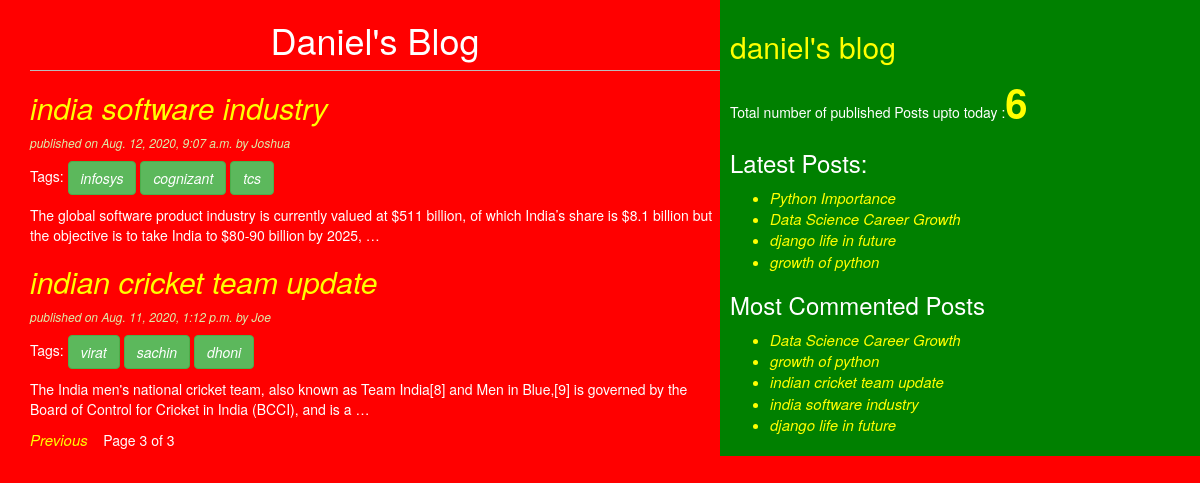
/?page=3, run on the app's committed database.
### testapp/models.py (models this page shows, shortened)
class Post(models.Model):
    STATUS_CHOICE=(('draft','Draft'),('published','Published'))
    title=models.CharField(max_length=256)
    slug=models.SlugField(max_length=256,unique_for_date='publish')
    author=models.ForeignKey(User,related_name='blog_posts',on_delete=models.CASCADE)
    body=models.TextField()
    publish=models.DateTimeField(default=timezone.now)
    created=models.DateTimeField(auto_now_add=True)
    updated=models.DateTimeField(auto_now=True)
    status=models.CharField(max_length=10,choices=STATUS_CHOICE,default='draft')
    objects=CustomManager()
    tags=TaggableManager()
    class Meta:
        ordering=('-publish',)
    def get_absolute_url(self):
        return reverse('post_detail',args=[self.publish.year,self.publish.strftime('%m'),self.publish.strftime('%d'),self.slug])

### testapp/views.py (the view)
# urls.py: path('', views.post_list_view),
def post_list_view(request,tag_slug=None):
    post_list=Post.objects.all()
    tag=None
    if tag_slug:
        tag=get_object_or_404(Tag,slug=tag_slug)
        post_list=post_list.filter(tags__in=[tag])
    paginator=Paginator(post_list,2)
    page_number=request.GET.get('page')
    try:
        post_list=paginator.page(page_number)
    except PageNotAnInteger:
        post_list=paginator.page(1)
    except EmptyPage:
        post_list=paginator.page(paginator.num_pages)
    return render(request,'testapp/post_list.html',{'post_list':post_list,'tag':tag})

### testapp/models.py (called while the page is built)
    def get_queryset(self):
        return super().get_queryset().filter(status='published')

### testapp/templatetags/blog_tags.py (called while the page is built)
@register.simple_tag
def total_posts():
    return Post.objects.count()

@register.inclusion_tag('testapp/latest_posts123.html')
def show_latest_posts(count=3):
    latest_posts=Post.objects.order_by('-publish')[:count]
    return {'latest_posts':latest_posts}

@register.simple_tag
def get_most_commented_posts(count=5):
    return Post.objects.annotate(total_comments=Count('comments')).order_by('-total_comments')[:count]

### templates/testapp/post_list.html (shortened to what this page needs)
<!DOCTYPE html>
{%extends 'testapp/base.html'%}
{%block content%}
  <h1>Daniel's Blog</h1>
  {%for post in post_list%}
    <a href="{{post.get_absolute_url}}"><h2>{{post.title}}</h2></a>
    <p id='date'>published on {{post.publish}} by {{post.author|title}}</p>
    <p>Tags:
      {%for tag in post.tags.all%}
        <a href="{%url 'post_list_by_tag_name' tag.slug%}" class="btn btn-success">{{tag.name}}</a>
      {%endfor%}
    </p>
    {{post.body|truncatewords:30|linebreaks}}
  {%endfor%}
  {%include 'testapp/pagination.html' with page=post_list%}
{%endblock%}

### templates/testapp/base.html (shortened to what this page needs)
<!DOCTYPE html>
{%load blog_tags%}
{%load static%}
<html lang="en" dir="ltr">
  <head>
    <link rel="stylesheet" href="https://stackpath.bootstrapcdn.com/bootstrap/3.4.1/css/bootstrap.min.css">
    <link rel="stylesheet" href="{% static "css/blog.css" %}">
  </head>
  <body>
    <div class="content">
      {%block content%}{%endblock%}
    </div>
    <div class="sidebar">
      <h2>daniel's blog</h2>
      <p>Total number of published Posts upto today :<span id='pcount'>{%total_posts%}</span> </p>
      <h3>Latest Posts:</h3><span id='updates'>{%show_latest_posts 4%}</span>
      <h3>Most Commented Posts</h3>
      {%get_most_commented_posts as most_commented_posts%}
      <ul>
        {%for post in most_commented_posts%}
        <li> <a href="{{post.get_absolute_url}}">{{post.title}}</a></li>
        {%endfor%}
      </ul>
    </div>
  </body>
</html>

### templates/testapp/latest_posts123.html
<ul>
  {%for post in latest_posts%}
  <li><a href="{{post.get_absolute_url}}">{{post.title}}</a></li>
  {%endfor%}
</ul>

### static/css/blog.css (style rules this page uses)
.content { width: 60%; float:left; padding: 0 0 0 30px; background: red; }
.sidebar { width:40%; float: right; padding:10px; background: green; }
h1 { text-align: center; border-bottom: 1px solid #bbb; padding-bottom: 10px; }
h2 { color:yellow; }
body { color: white; background-color: red; }
#date { color:#dea; font-size:12px; font-style:italic; }
a { color:yellow; font-size: 15px; font-style: italic; }
#pcount { font-size:40px; color:yellow; font-weight: bold; }
li { color:yellow; }

### data on the page
Post: title "india software industry", publish "Aug. 12, 2020, 9:07 a.m.", author "Joshua", body "The global software product industry is currently valued at $511 billion, of which India’s share is $8.1 billion but the objective is to take India to $80-90 billion by 2025, …"
Tag: name "infosys"
Tag: name "cognizant"
Tag: name "tcs"
Post: title "indian cricket team update", publish "Aug. 11, 2020, 1:12 p.m.", author "Joe", body "The India men's national cricket team, also known as Team India[8] and Men in Blue,[9] is governed by the Board of Control for Cricket in India (BCCI), and is a …"
Tag: name "virat"
Tag: name "sachin"
Tag: name "dhoni"
Post: title "Python Importance"
Post: title "Data Science Career Growth"
Post: title "django life in future"
Post: title "growth of python"

### other printed values
{{ page.number }} "3"
{{ page.paginator.num_pages }} "3"
